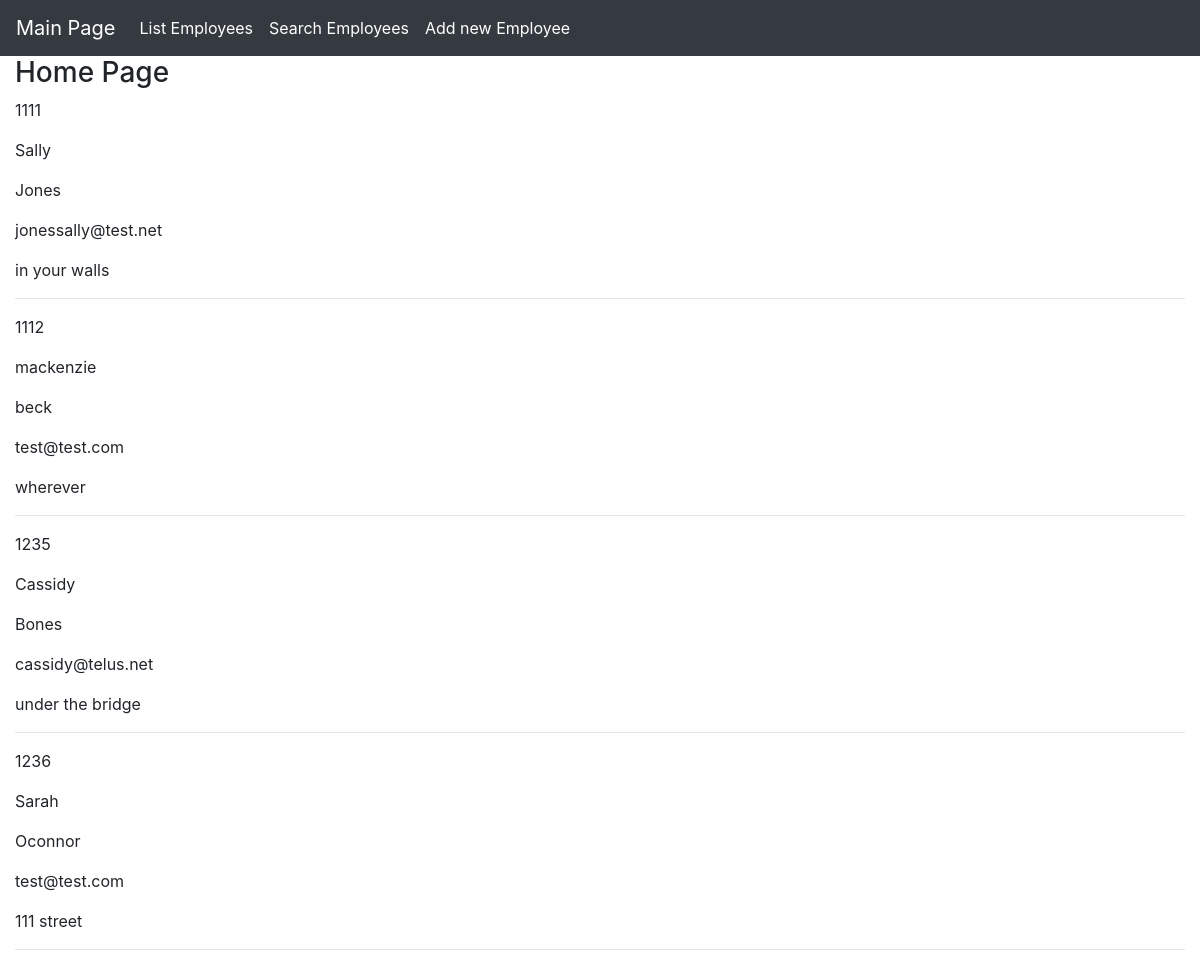
/home/, run on the app's committed database.
### A4/models.py (models this page shows, shortened)
class employee(models.Model):
    emp_id = models.IntegerField(primary_key=True, null=False, blank=False, validators=[MinValueValidator(1000), MaxValueValidator(9999)])
    fname = models.CharField(max_length=50, null=False, blank=False, validators=[validate_name])
    lname = models.CharField(max_length=50, null=False, blank=False, validators=[validate_name])
    email = models.CharField(max_length=50, null=False, blank=False, validators=[validate_email])
    address = models.CharField(max_length=100, null=False, blank=False)

### A4/views.py (the view)
# urls.py: path('home/', views.employeelist, name = 'homepage'),
def employeelist(request):
    employees = employee.objects.all()
    return render(request, 'home.html', {'elist': employees})

### A4/templates/home.html
{% extends "layout.html" %}
{% block content %}
    <h3>Home Page</h3>
    {% for employee in elist %}
        <p>{{ employee.emp_id }}</p>
        <p>{{ employee.fname }}</p>
        <p>{{ employee.lname }}</p>
        <p>{{ employee.email }}</p>
        <p>{{ employee.address }}</p>
        <hr>
    {% endfor %}
{% endblock content %}

### A4/templates/layout.html (shortened to what this page needs)
<!DOCTYPE html>
<html>
<head>
    <link rel="stylesheet" href="https://stackpath.bootstrapcdn.com/bootstrap/4.5.2/css/bootstrap.min.css">
    <link rel="stylesheet" href="https://maxcdn.bootstrapcdn.com/font-awesome/4.7.0/css/font-awesome.min.css">
</head>
<body>
  <nav class="navbar navbar-expand navbar-dark bg-dark">
    <a class="navbar-brand" href="{% url 'mainpage' %}">Main Page</a>
    <div class="collapse navbar-collapse" id="navbarsExample02">
      <ul class="navbar-nav mr-auto">
        <li class="nav-item active">
          <a class="nav-link" href="{% url 'homepage' %}"> List Employees<span class="sr-only">(current)</span></a>
        </li>
        <li class="nav-item active">
          <a class="nav-link" href="{% url 'employeesearch' %}">Search Employees</a>
        </li>
        <li class="nav-item active">
          <a class="nav-link" href="{% url 'addemployee' %}">Add new Employee</a>
        </li>
      </ul>
    </div>
  </nav>
  <div class="col-md-12">
    {% block content %}{% endblock %}
  </div>
</body>
</html>

### data on the page
employee: emp_id "1111", fname "Sally", lname "Jones", email "jonessally@test.net", address "in your walls"
employee: emp_id "1112", fname "mackenzie", lname "beck", email "test@test.com", address "wherever"
employee: emp_id "1235", fname "Cassidy", lname "Bones", email "cassidy@telus.net", address "under the bridge"
employee: emp_id "1236", fname "Sarah", lname "Oconnor", email "test@test.com", address "111 street"
